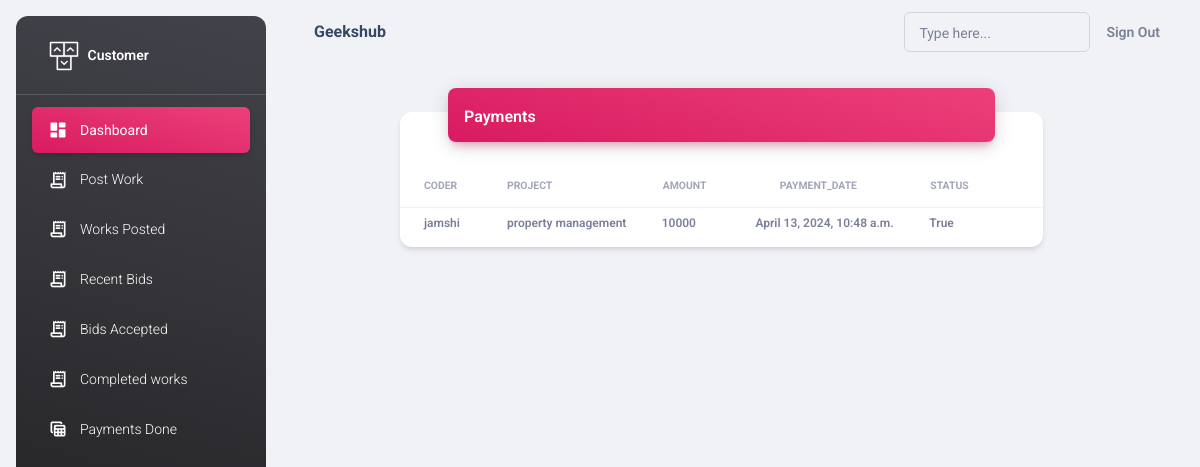
The app's page /buyerapp/payments/ (signed in) with its own data.
### adminapp/models.py (models this page shows, shortened)
class Payment(models.Model):
    buyer=models.ForeignKey(Buyer,on_delete=models.CASCADE)
    coder=models.ForeignKey(Coder,on_delete=models.CASCADE)
    bid=models.OneToOneField(Bid,on_delete=models.CASCADE)
    amount=models.PositiveIntegerField()
    payment_date=models.DateTimeField(auto_now_add=True)
    status=models.BooleanField(default=True)

class User(AbstractUser):
    ROLE_CHOICES = [
        ("admin","Admin"),
        ("coder", "Coder"),
        ("buyer", "Buyer"),
    ]
    role = models.CharField(max_length=200, choices=ROLE_CHOICES, default="coder")

class Coder(User):
    name = models.CharField(max_length=100)
    phone = models.CharField(max_length=100)
    email_address = models.EmailField()
    address = models.CharField(max_length=100)
    designation=models.CharField(max_length=100)
    gender=models.CharField(max_length=100)
    skills=models.CharField(max_length=100)
    proof = models.FileField(null=True, upload_to="images")
    profile = models.ImageField(upload_to="images", null=True)
    bio=models.CharField(max_length=100,null=True)
    rating=models.CharField(max_length=50,null=True)
    status= models.BooleanField(default=True)

class Bid(models.Model):
    coder=models.ForeignKey(Coder,on_delete=models.CASCADE)
    project=models.ForeignKey(Project,on_delete=models.CASCADE)
    bid_amount=models.PositiveIntegerField()
    note=models.CharField(max_length=100,null=True)
    bid_date=models.DateTimeField(auto_now_add=True)
    status=models.BooleanField(default=False)
    CHOICES = [
        ("Pending","Pending"),
        ("On progress", "On progress"),
        ("Completed", "Completed"),
    ]
    progress=models.CharField(max_length=100,choices=CHOICES,default="Pending")

class Project(models.Model):
    buyer=models.ForeignKey(Buyer,on_delete=models.CASCADE)
    title=models.CharField(max_length=100)
    description=models.CharField(max_length=100)
    skills_required=models.CharField(max_length=100)
    budget=models.PositiveIntegerField()
    category=models.CharField(max_length=100)
    tags=models.CharField(max_length=100)
    deadline=models.CharField(max_length=100)
    status= models.BooleanField(default=True)

### buyerapp/views.py (the view)
# urls.py: path('payments/',views.PaymentsListView.as_view(),name="buyerpayments"),
class PaymentsListView(ListView):
    template_name="buyerapp/payments.html"
    model=Payment
    context_object_name="payments"
    def get_queryset(self):
        current_user = self.request.user
        queryset = Payment.objects.filter(buyer=current_user)
        return queryset

### buyerapp/templates/buyerapp/payments.html (shortened to what this page needs)
{%extends 'buyerapp/base.html'%}
{%load static%}
{%block body_block%}
<div class="container-fluid py-4">
    <div class="row" style="margin-left: 90px;">
      <div class="col-10">
        <div class="card my-4">
          <div class="card-header p-0 position-relative mt-n4 mx-5 z-index-2">
            <div class="bg-gradient-primary shadow-primary border-radius-lg pt-3 pb-1">
              <h6 class="text-white text-capitalize ps-3">Payments</h6>
            </div>
          </div>
          <div class="card-body px-0 pb-2">
            <div class="table-responsive p-0">
              <table class="table align-items-center mb-0">
                <thead>
                  <tr>
                    <th class="text-uppercase text-secondary text-xxs font-weight-bolder opacity-7">coder</th>
                    <th class="text-uppercase text-secondary text-xxs font-weight-bolder opacity-7">project</th>
                    <th class="text-center text-uppercase text-secondary text-xxs font-weight-bolder opacity-7">amount</th>
                    <th class="text-center text-uppercase text-secondary text-xxs font-weight-bolder opacity-7">payment_date</th>
                    <th class="text-center text-uppercase text-secondary text-xxs font-weight-bolder opacity-7">status</th>
                    <th class="text-secondary opacity-7"></th>
                  </tr>
                </thead>
                <tbody>
                    {%for p in payments%}
                        <tr>
                            <td>
                            <p class="text-xs font-weight-bold mb-0 ms-3">{{p.coder.name}}</p>
                            </td>
                            <td>
                                <p class="text-xs font-weight-bold mb-0 ms-3">{{p.bid.project.title}}</p>
                            </td>
                            <td>
                                <p class="text-xs font-weight-bold mb-0 ms-3">{{p.amount}}</p>
                            </td>
                            <td>
                                <p class="text-xs font-weight-bold mb-0 ms-3">{{p.payment_date}}</p>
                            </td>
                            <td>
                                <p class="text-xs font-weight-bold mb-0 ms-3">{{p.status}}</p>
                            </td>
                        </tr>
                    {%endfor%}
                </tbody>
              </table>
            </div>
          </div>
        </div>
      </div>
    </div>
  </div>
{%endblock%}

### records on screen
Payment: coder.name "jamshi", bid.project "property management", amount "10000", payment_date "April 13, 2024, 10:48 a.m.", status "True"
